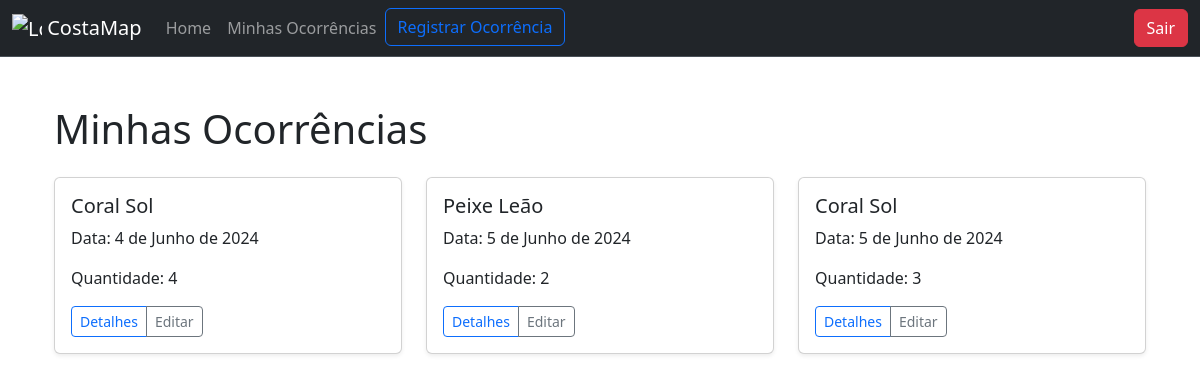
The app's page /ocorrencia/10/excluir/ (signed in) with its own data.
### core/models.py (models this page shows, shortened)
class Ocorrencia(models.Model):
    CORAL_SOL = 'CS'
    PEIXE_LEAO = 'PL'
    ESPECIE_CHOICES = [
        (CORAL_SOL, 'Coral Sol'),
        (PEIXE_LEAO, 'Peixe Leão'),
    ]
    mergulhador = models.ForeignKey(User, on_delete=models.CASCADE)
    profundidade = models.FloatField()
    latitude = models.FloatField()
    longitude = models.FloatField()
    visibilidade = models.FloatField()
    temperatura_agua = models.FloatField()
    quantidade = models.IntegerField()
    data = models.DateField()
    especie = models.CharField(max_length=2, choices=ESPECIE_CHOICES, default=CORAL_SOL)

### core/views.py (the view, shortened to what this page needs)
# urls.py: path('ocorrencia/<int:pk>/excluir/', views.excluir_ocorrencia, name='excluir_ocorrencia'),
def excluir_ocorrencia(request, pk):
    ocorrencia = get_object_or_404(Ocorrencia, pk=pk)
    ocorrencias = Ocorrencia.objects.filter(mergulhador=request.user)
    return render(request, 'core/ocorrencias_usuario.html', {'ocorrencias': ocorrencias})

### core/templates/core/ocorrencias_usuario.html (shortened to what this page needs)
{% extends 'core/base.html' %}
{% load static %}
{% block content %}
    {% if user.is_authenticated %}
        <div class="container">
            <h1 class="mt-5 mb-4">Minhas Ocorrências</h1>
            <div class="row">
                {% for ocorrencia in ocorrencias %}
                    <div class="col-md-4">
                        <div class="card mb-4 shadow-sm">
                            <div class="card-body">
                                <h5 class="card-title">{% if ocorrencia.especie == 'PL' %}Peixe Leão{% else %}Coral Sol{% endif %}</h5>
                                <p class="card-text">Data: {{ ocorrencia.data }}</p>
                                <p class="card-text">Quantidade: {{ ocorrencia.quantidade }}</p>
                                <div class="d-flex justify-content-between align-items-center">
                                    <div class="btn-group">
                                        <a href="{% url 'detalhe_ocorrencia' ocorrencia.pk %}" class="btn btn-sm btn-outline-primary">Detalhes</a>
                                        <a href="{% url 'editar_ocorrencia' ocorrencia.pk %}" class="btn btn-sm btn-outline-secondary">Editar</a>
                                    </div>
                                </div>
                            </div>
                        </div>
                    </div>
                {% endfor %}
            </div>
        </div>
    {% else %}
        <div class="container">
            <h1 class="mt-5 mb-4">Minhas Ocorrências</h1>
            <p>Você precisa estar logado para acessar essa página.</p>
        </div>
    {% endif %}
{% endblock %}

### records on screen
Ocorrencia: especie "Coral Sol", data "4 de Junho de 2024", quantidade "4"
Ocorrencia: especie "Peixe Leão", data "5 de Junho de 2024", quantidade "2"
Ocorrencia: especie "Coral Sol", data "5 de Junho de 2024", quantidade "3"
